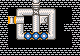

A 2D game scene composited from a Tiled map and its tileset images. What follows is a short description and the map's XML, with every tile layer's data as written:
An orthogonal 10x7 tile map with 8x8 px tiles, 1 tile layer (4).

<map version="1.2" tiledversion="1.3.3" orientation="orthogonal" renderorder="right-down" width="10" height="7" tilewidth="8" tileheight="8" infinite="0" nextlayerid="2" nextobjectid="1">
 <tileset firstgid="1" source="tileset.tsx" />
 <layer id="1" name="4" width="10" height="7">
  <data encoding="csv">
1,1,1,1,4,1,1,1,1,1,
1,0,6,8,15,8,7,0,0,1,
1,2,8,0,5,21,5,0,0,1,
1,0,5,1,5,1,5,0,1,1,
1,0,3,16,16,16,9,0,0,1,
1,0,0,0,0,0,0,0,0,1,
1,1,1,1,1,1,1,1,1,1
</data>
 </layer>
</map>
